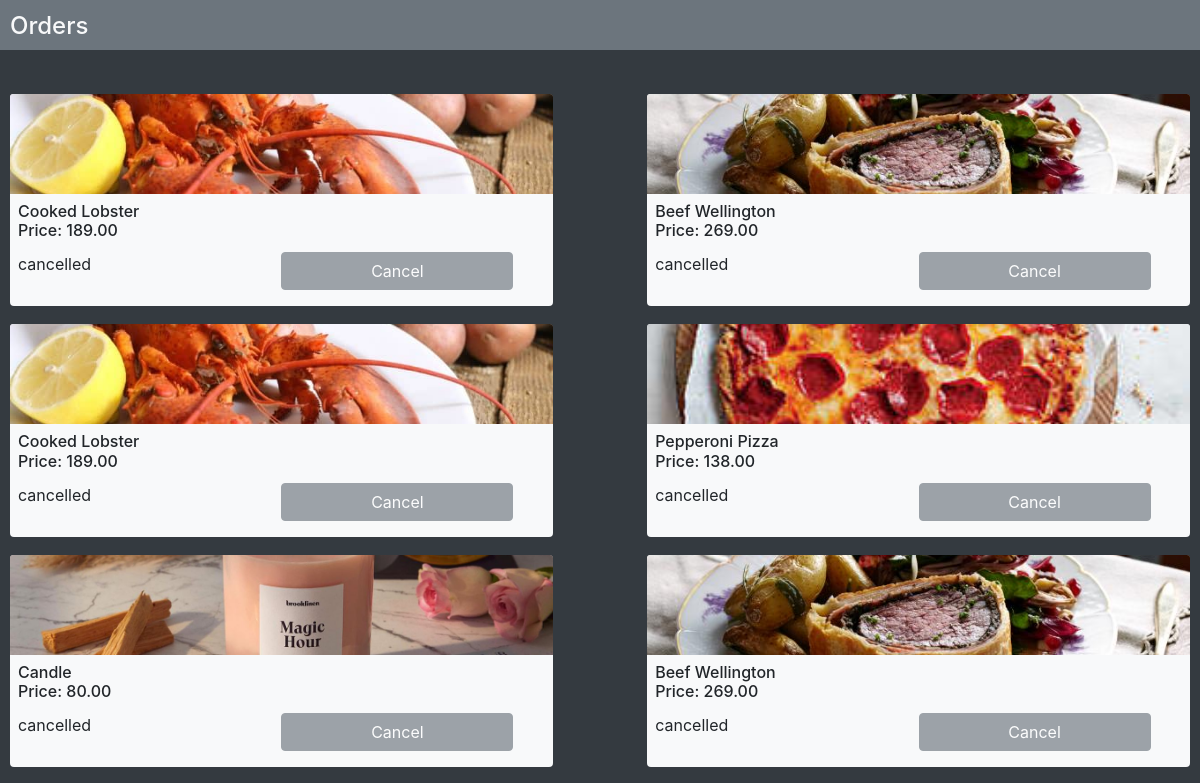
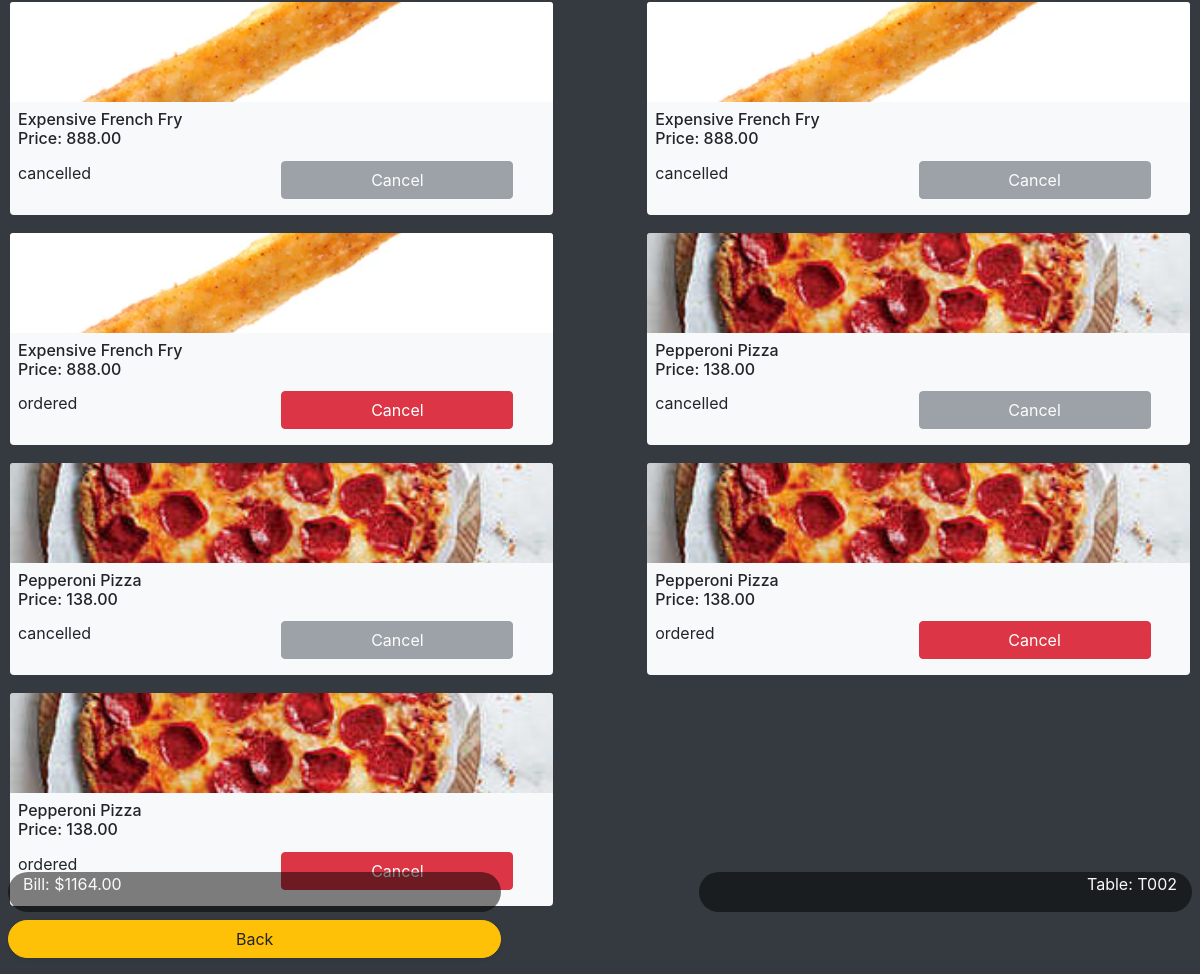
The page /orders (signed in) on the database its author committed (2 pictures, top to bottom).
### order/models.py (models this page shows)
class Order_State(models.Model):
    order = models.ForeignKey(Order, on_delete=models.CASCADE)
    food = models.ForeignKey(Food, on_delete=models.CASCADE, null=True)
    STATE_IN_CHOICE = (
        ('ordered', 'ordered'),
        ('making', 'making'),
        ('finished', 'finished'),
        ('served', 'served'),
        ('cancelled', 'cancelled'),
    )
    state = models.CharField(max_length=10, choices=STATE_IN_CHOICE, default='ordered')

### restaurant/models.py (models this page shows, shortened)
class Food(models.Model):
    food_id = models.CharField(max_length=10, primary_key=True)
    food_name = models.CharField(max_length=50)
    category_id = models.ForeignKey(Category, null=True, on_delete=models.SET_NULL)
    price = models.DecimalField(max_digits=10, decimal_places=2)
    description = models.TextField()
    image = models.ImageField(upload_to='menu/food')
    available = models.BooleanField(default=True)

### restaurant/views.py (the view)
# urls.py: url(r'^orders$', restaurant.views.block_orders, name='orders'),
@login_required(redirect_field_name='login')
def block_orders(request):
    bill = Order.objects.get(table_id = auth.get_user(request), billed = False)
    foodlist = []
    total = 0
    state = Order_State.objects.filter(order = bill)
    for state in state:
        foodlist.append(state)
        if state.state != 'cancelled':
            total += state.food.price
    context = {'foodlist' : foodlist, 'total': total}
    return render(
        request,
        'restaurant/block_orders.html',
        context,
    )

### restaurant/templates/restaurant/block_orders.html (shortened to what this page needs)
{% extends "restaurant/orders.html" %}
{% block header %}
<section id="page_header" class="fixed-top">
  <div class="w-100 bg-secondary" style="height: 50px">
    <div class="float-left align-bottom" style="width: 47%">
      <h4 id="header_title" class="text-light float-left" style="margin-left: 10px; margin-top: 12px;">Orders</h4>
    </div>
  </div>
</section>
{% endblock %}
{% block content %}
<section id="main_container" style="margin-top: 60px; padding-left: 10px; padding-right: 10px">
{% for a in foodlist %}
    {% cycle '<div style="display: block; clear: both;">' '' %}
  <div class="{% cycle 'float-left' 'float-right' %}" style="margin-top: 10px; width: 46%; {% cycle 'float-left:4%' 'float-right:4%' %}">
    <div class="bg-light rounded"><img class="card-img-top" src="{{a.food.image.url}}" style="height: 100px; object-fit: cover">
      <div class="m-2">
        <h6 class="card-title">{{a.food.food_name}}<br />Price: {{a.food.price}}</h6>
        <div class="row">
          <p class="col-6 food_state">{{a.state}}</p>
          <p class="col-5 food_button btn {%if a.state == 'ordered' or a.state == 'making' %}btn-danger{% else %}btn-secondary disabled{% endif %}" data-toggle="modal" data-target="#modal_{{ forloop.counter0 }}">Cancel</p>
        </div>
      </div>
    </div>
  </div>
    {% cycle '' '</div>' %}
{% endfor %}
</section>
{% endblock %}
{% block footer %}
<section id="page_footer" class="fixed-bottom">
  <div class="row m-2">
    <div class="col-5 rounded-pill" style="background: rgba(0, 0, 0, 0.5)">
      <p class="w-100 text-left text-light"><span>Bill: $</span><span id="total_cost">{{ total|floatformat:2 }}</span></p>
    </div>
    <div class="col-5 offset-2 rounded-pill" style="background: rgba(0, 0, 0, 0.5)">
      <p class="w-100 text-right text-light"><span>Table: </span><span id="table_id">
       {{user.username}}
        </span></p>
    </div>
  </div>
    <div class="row justify-content-between m-2">
    <a class="col-5 btn btn-warning rounded-pill w-100 h6 shadow-sm" href="{% url 'home' %}">Back</a>
    </div>
</section>
{% endblock %}

### restaurant/templates/restaurant/orders.html (shortened to what this page needs)
﻿<!doctype html>
<html lang="en">
  <head>
    <link rel="stylesheet" href="https://stackpath.bootstrapcdn.com/bootstrap/4.4.1/css/bootstrap.min.css">
      {% load static %}
  </head>
	<body class="bg-dark">
{% block header %}
{% endblock %}
{% block content %}
{% endblock %}
{% block footer %}
{% endblock %}
    </body>
</html>

### rows shown on the page
Order_State: food.image (picture), food.food_name "Cooked Lobster", food.price "189.00", state "cancelled"
Order_State: food.image (picture), food.food_name "Beef Wellington", food.price "269.00", state "cancelled"
Order_State: food.image (picture), food.food_name "Cooked Lobster", food.price "189.00", state "cancelled"
Order_State: food.image (picture), food.food_name "Pepperoni Pizza", food.price "138.00", state "cancelled"
Order_State: food.image (picture), food.food_name "Candle", food.price "80.00", state "cancelled"
Order_State: food.image (picture), food.food_name "Beef Wellington", food.price "269.00", state "cancelled"
Order_State: food.image (picture), food.food_name "Expensive French Fry", food.price "888.00", state "cancelled"
Order_State: food.image (picture), food.food_name "Expensive French Fry", food.price "888.00", state "cancelled"
Order_State: food.image (picture), food.food_name "Expensive French Fry", food.price "888.00", state "ordered"
Order_State: food.image (picture), food.food_name "Pepperoni Pizza", food.price "138.00", state "cancelled"
Order_State: food.image (picture), food.food_name "Pepperoni Pizza", food.price "138.00", state "cancelled"
Order_State: food.image (picture), food.food_name "Pepperoni Pizza", food.price "138.00", state "ordered"
Order_State: food.image (picture), food.food_name "Pepperoni Pizza", food.price "138.00", state "ordered"

### other values the page prints
{{ total|floatformat:2 }} "1164.00"
{{ user.username }} "T002"
